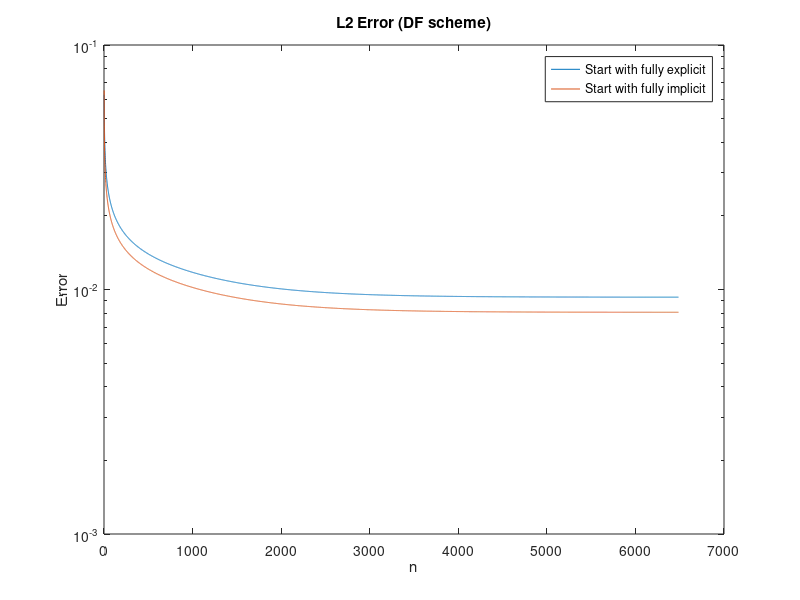
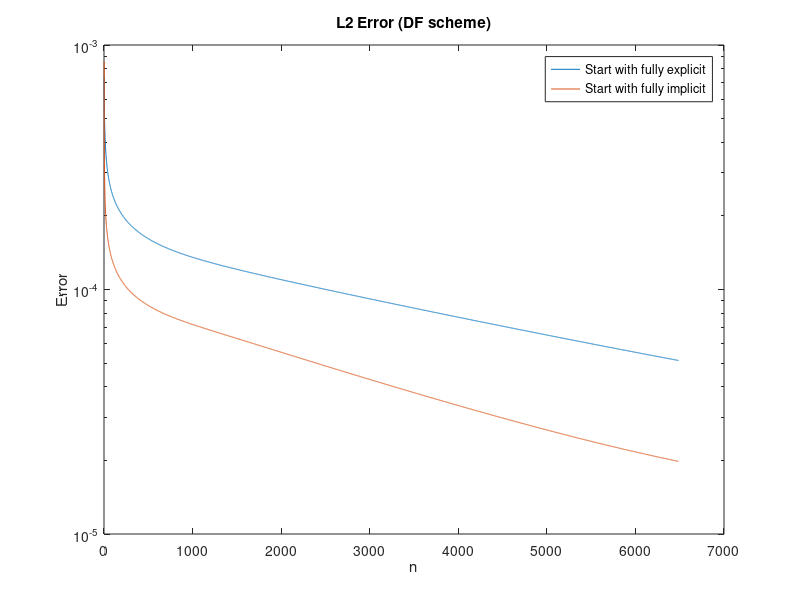
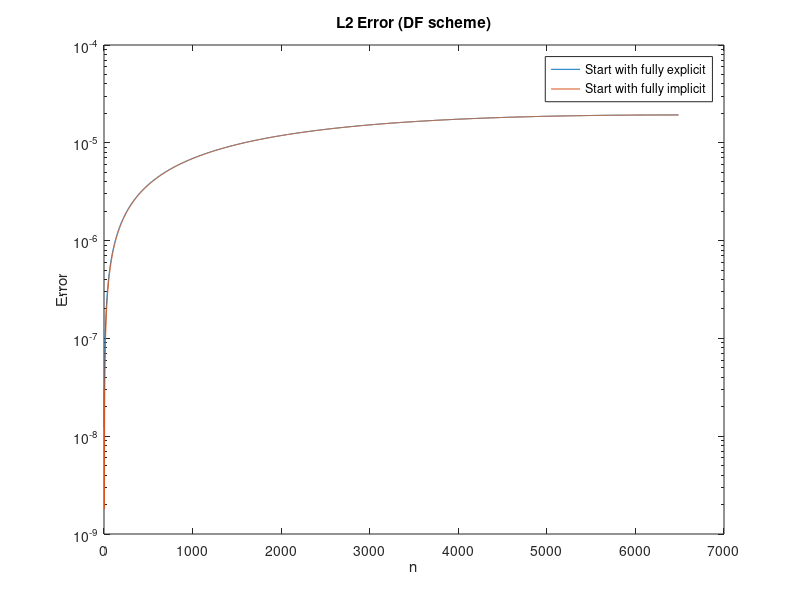

MATLAB code to generate these figures, in order:
format shortG

J=320;
d_x=2*pi/J;    d_t=0.4*d_x*d_x;
x_array=transpose((-pi+d_x):d_x:pi);
N=ceil(1/d_t); %N=N*10;
ERR=0.0000001/sqrt(d_x);

%Advancing Matrixes    niu*a=0.4
B0=diag(ones(1,J)*0.2)+diag(ones(1,J-1)*0.4,1)+diag(ones(1,J-1)*0.4,-1);
B0(1,J)=0.4; B0(J,1)=0.4;
B1=diag(ones(1,J)*1.8)-diag(ones(1,J-1)*0.4,1)-diag(ones(1,J-1)*0.4,-1);
B1(1,J)=-0.4; B1(J,1)=-0.4;
BDF=diag(ones(1,J-1)*0.8,1)+diag(ones(1,J-1)*0.8,-1);
BDF(1,J)=0.8; BDF(J,1)=0.8;

for m=1:3
    if m==1         %Initial Value 1
        u0=zeros(J,1);
        for j=1:J
            if(j>=J/4 && j<=3*J/4)
                u0(j)=1;
            end            
        end
    elseif m==2     %Initial Value 2
        u0=pi*ones(J,1)-abs(x_array);
    else            %Initial Value 3
        u0=cos(x_array);
    end

    v1=zeros(J+1,1);
    v2=zeros(J+1,1);

    for k=1:2
        u=u0;
        for n=1:N   %DF scheme (3-Level scheme)
            if(n==1)    %Start with fully explicit/implicit
                if k==1
                    uu=B0*u;
                else
                    uu=B1\u;
                end
            else
                u=(0.2*u+BDF*uu)/1.8;
                utmp=u; u=uu; uu=utmp;
            end

            T=n*d_t;
            if m==1     %calculate real solution
                u1=0.5*ones(J,1);
                u_tmp=ones(J,1);
                i=0;
                while norm(u_tmp)>ERR
                    i=i+1; nn=2*i-1;
                    u_tmp=2*(2*mod(i,2)-1)*cos(nn*x_array)*exp(-nn*nn*T)/nn/pi;
                    u1=u1+u_tmp;
                end
            elseif m==2
                u1=pi*ones(J,1)/2;
                u_tmp=ones(J,1);
                nn=-1;
                while norm(u_tmp)>ERR
                    nn=nn+2;
                    u_tmp=4*cos(nn*x_array)*exp(-nn*nn*T)/pi/nn/nn;
                    u1=u1+u_tmp;
                end
            else
                u1=exp(-T)*cos(x_array);
            end

            if k==1     %calculate and record L2 error
                v1(n+1)=norm(uu-u1)*sqrt(d_x);
            else
                v2(n+1)=norm(uu-u1)*sqrt(d_x);
            end
        end
    end

    figure(m)
    semilogy(v1) %plot(v1)
    hold on
    semilogy(v2) %plot(v2)
    title('L2 Error (DF scheme)')
    xlabel('n')
    ylabel('Error')
    legend('Start with fully explicit','Start with fully implicit')
end
